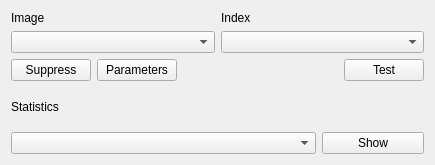
<?xml version="1.0" encoding="UTF-8"?>
<ui version="4.0">
 <class>MainForm</class>
 <widget class="QWidget" name="MainForm">
  <property name="geometry">
   <rect>
    <x>0</x>
    <y>0</y>
    <width>435</width>
    <height>165</height>
   </rect>
  </property>
  <property name="minimumSize">
   <size>
    <width>435</width>
    <height>165</height>
   </size>
  </property>
  <property name="maximumSize">
   <size>
    <width>435</width>
    <height>165</height>
   </size>
  </property>
  <property name="windowTitle">
   <string>Gardener</string>
  </property>
  <layout class="QVBoxLayout" name="verticalLayout">
   <item>
    <layout class="QHBoxLayout" name="layersFrame">
     <item>
      <layout class="QVBoxLayout" name="imageVerticalLayout">
       <item>
        <widget class="QLabel" name="imageLabel">
         <property name="text">
          <string>Image</string>
         </property>
        </widget>
       </item>
       <item>
        <widget class="QgsMapLayerComboBox" name="imageLayerComboBox"/>
       </item>
      </layout>
     </item>
     <item>
      <layout class="QVBoxLayout" name="indexVerticalLayout">
       <item>
        <widget class="QLabel" name="indexLabel">
         <property name="text">
          <string>Index</string>
         </property>
        </widget>
       </item>
       <item>
        <widget class="QgsMapLayerComboBox" name="indexLayerComboBox"/>
       </item>
      </layout>
     </item>
    </layout>
   </item>
   <item>
    <layout class="QHBoxLayout" name="buttonsFrame">
     <item>
      <widget class="QPushButton" name="suppressButton">
       <property name="text">
        <string>Suppress</string>
       </property>
      </widget>
     </item>
     <item>
      <widget class="QPushButton" name="paramsButton">
       <property name="text">
        <string>Parameters</string>
       </property>
      </widget>
     </item>
     <item>
      <spacer name="horizontalSpacer">
       <property name="orientation">
        <enum>Qt::Horizontal</enum>
       </property>
       <property name="sizeHint" stdset="0">
        <size>
         <width>40</width>
         <height>20</height>
        </size>
       </property>
      </spacer>
     </item>
     <item>
      <widget class="QPushButton" name="testButton">
       <property name="text">
        <string>Test</string>
       </property>
      </widget>
     </item>
    </layout>
   </item>
   <item>
    <widget class="QLabel" name="statLabel">
     <property name="text">
      <string>Statistics</string>
     </property>
    </widget>
   </item>
   <item>
    <layout class="QHBoxLayout" name="statHorizontalLayout" stretch="3,1">
     <item>
      <widget class="QgsRasterBandComboBox" name="imageRasterBandComboBox"/>
     </item>
     <item>
      <widget class="QPushButton" name="showButton">
       <property name="text">
        <string>Show</string>
       </property>
      </widget>
     </item>
    </layout>
   </item>
  </layout>
 </widget>
 <customwidgets>
  <customwidget>
   <class>QgsMapLayerComboBox</class>
   <extends>QComboBox</extends>
   <header>qgsmaplayercombobox.h</header>
  </customwidget>
  <customwidget>
   <class>QgsRasterBandComboBox</class>
   <extends>QComboBox</extends>
   <header>qgsrasterbandcombobox.h</header>
  </customwidget>
 </customwidgets>
 <resources/>
 <connections/>
</ui>
